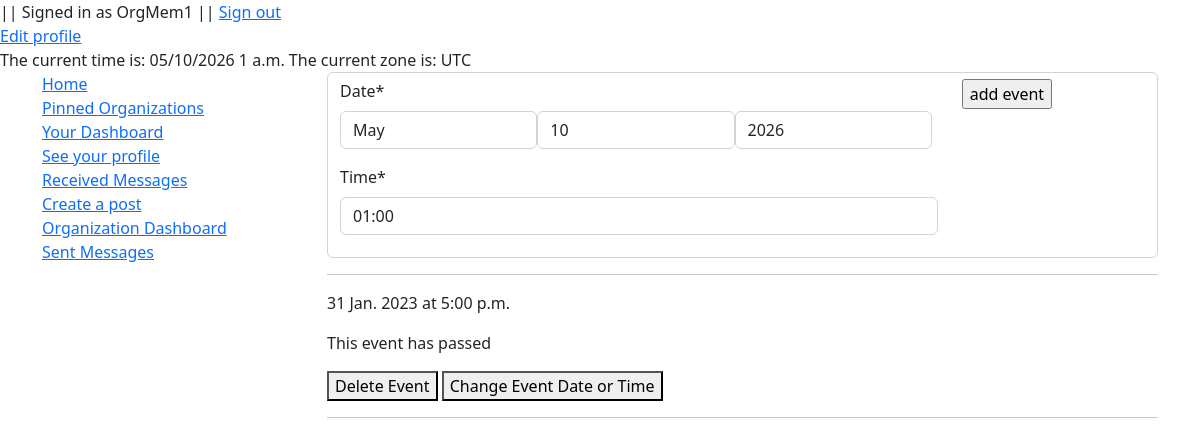
Before: /Forum/manage_events/31 (signed in) with the older database file.
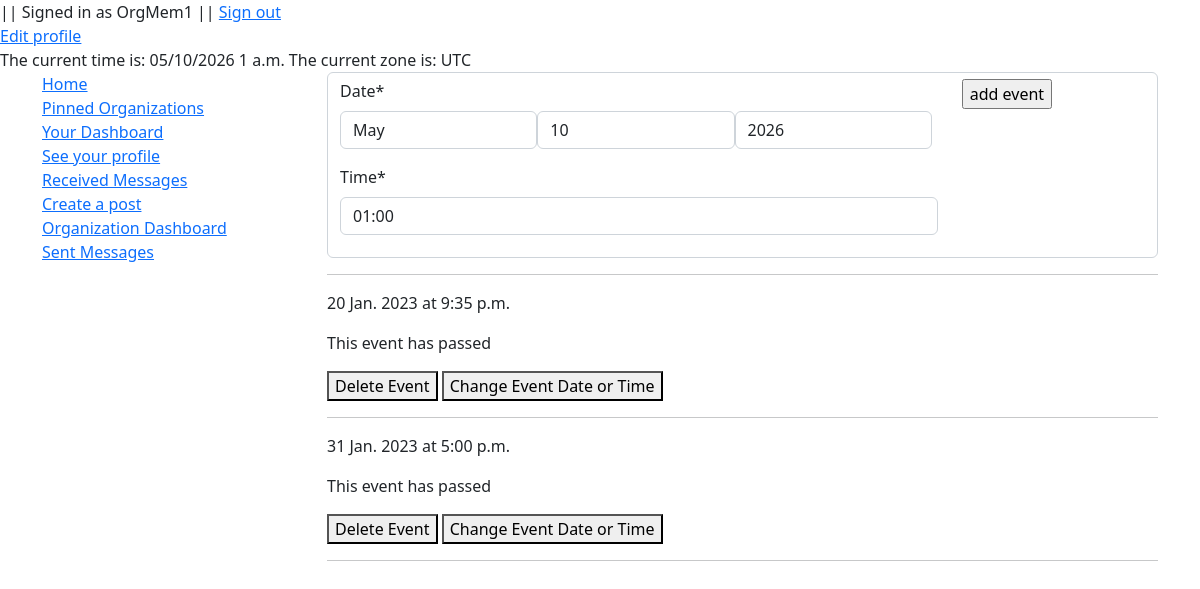
After: the same page with the newer database file.
### Forum/models.py (models this page shows, shortened)
class Event(models.Model):
    date = models.DateField(default=timezone.now, null=True, blank=True, validators=[MinValueValidator(timezone.now().date(), "valid values are not in the past")])
    time = models.TimeField(default=timezone.now, null=True, blank=True)
    open = models.BooleanField(default=True, null=False, blank=False)
    post = models.ForeignKey(Post, on_delete=models.CASCADE, related_name='project_times')
    @property
    def passed(self):
        if (self.date < timezone.now().date()):
            self.open = False
            return True
        else:
            return False
    @property
    def datetime(self):
        this_datetime = datetime.combine(self.date, self.time, timezone.utc)
        local_time = this_datetime.astimezone(timezone.get_current_timezone())
        date_str = format_date(local_time.date(), "j N Y")
        time_str = format_time(local_time.time(), 'g:i a')
        return f"{date_str} at {time_str}"

### Forum/views.py (the view)
# urls.py: path("manage_events/<int:post_pk>", permission_required("Forum.can_post")(views.ManageEventsView.as_view()), name="manage_events"),
class ManageEventsView(ListView):
    model = Event
    template_name = "Forum/mngmt_pages/mng_events.html"
    def get_queryset(self, *args, **kwargs):
        queryset = super(ManageEventsView, self).get_queryset(*args, **kwargs)
        current_post = Post.objects.get(pk=self.kwargs['post_pk'])
        return queryset.filter(post=current_post).order_by('date')
    def get_context_data(self, **kwargs):
        context = super().get_context_data(**kwargs)
        context['event_form'] = EventForm()
        context['post_pk'] = self.kwargs['post_pk']
        return context

### Forum/forms.py
class EventForm(ModelForm):
    date= forms.DateField(localize=True, initial=timezone.now(), widget=forms.SelectDateWidget(years=range(timezone.now().year, timezone.now().year + 10)),)
    time= forms.TimeField(localize=True, initial=timezone.now(),widget=forms.TimeInput(format='%H:%M'))
    class Meta:
        model = Event
        fields = ['date', 'time']
        error_messages = {"min_value" : "This date must not be in the past"}
    def __init__(self, *args, **kwargs):
        super(EventForm, self).__init__(*args, **kwargs)
        self.helper = FormHelper(self)
        self.helper.label_class = 'form-label'
        self.helper.layout = Layout(
            MultiWidgetField('date', attrs=({'style': 'width: 33%; display: inline-block;'})),
            Field('time', css_class='form-control'),
        )
        self.helper.form_tag = False
        self.helper.disable_csrf = True

### Forum/templates/Forum/mngmt_pages/mng_events.html (shortened to what this page needs)
{% extends "Forum/layouts/sidebar_layout.html" %}
{% load static %}
{% load crispy_forms_tags %}
{% block body %}
    <div>
        <form class="form-control mb-3" action="{% url 'change_event' %}" method="post">
            <div class="row">
                <div class="col col-9">
                    {% crispy event_form event_form.helper %}
                </div>
                <div class="col">
                    <input type="submit" value="add event">
                </div>
            </div>
        </form>
    </div>
    <hr>
    <div>
        {% for event in event_list %}
            <div id="event-{{event.pk}}-div">
                <div id="event-{{event.pk}}-info-div">
                    <p>{{ event.datetime }}</p>
                    {% if not event.passed %}
                        {% if event.open %}
                            <button type="button" id="toggle-open-event-{{event.pk}}-btn" onclick="toggle_open(this, {{event.pk}})" value="true">This event is open. Click to close</button>
                        {% else %}
                            <button type="button" id="toggle-open-event-{{event.pk}}-btn" onclick="toggle_open(this, {{event.pk}})" value="false">This event is closed. Click to open</button>
                        {% endif %}
                    {% else %}
                        <p>This event has passed </p>
                    {% endif %}
                    <button id="delete-{{event.pk}}-warning-btn" onclick="delete_event_warning({{event.id}})">Delete Event</button>
                    <button id="toggle-change-{{event.pk}}-btn" value="none" onclick="toggle_change(this, {{event.id}})">Change Event Date or Time</button>
                </div>
                <hr>
            </div>
        {% empty %}
            There are no events associated with this post
        {% endfor %}
    </div>
{% endblock %}

Changed rows visible on the page:
added Event: datetime "20 Jan. 2023 at 9:35 p.m.", shows "This event has passed"
